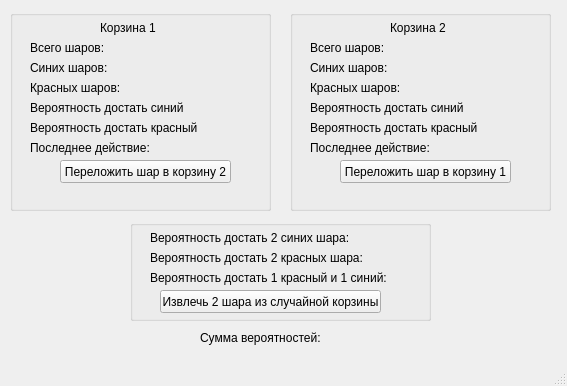
<?xml version="1.0" encoding="UTF-8"?>
<ui version="4.0">
 <class>MainWindow</class>
 <widget class="QMainWindow" name="MainWindow">
  <property name="geometry">
   <rect>
    <x>0</x>
    <y>0</y>
    <width>567</width>
    <height>386</height>
   </rect>
  </property>
  <property name="windowTitle">
   <string>MainWindow</string>
  </property>
  <widget class="QWidget" name="centralwidget">
   <widget class="QLabel" name="backet1_ballsLabel">
    <property name="geometry">
     <rect>
      <x>30</x>
      <y>40</y>
      <width>101</width>
      <height>16</height>
     </rect>
    </property>
    <property name="text">
     <string>Всего шаров: </string>
    </property>
   </widget>
   <widget class="QLabel" name="backet1_BlueBallsLabel">
    <property name="geometry">
     <rect>
      <x>30</x>
      <y>60</y>
      <width>101</width>
      <height>16</height>
     </rect>
    </property>
    <property name="text">
     <string>Синих шаров:</string>
    </property>
   </widget>
   <widget class="QLabel" name="backet1_RedBallsLabel">
    <property name="geometry">
     <rect>
      <x>30</x>
      <y>80</y>
      <width>111</width>
      <height>16</height>
     </rect>
    </property>
    <property name="text">
     <string>Красных шаров:</string>
    </property>
   </widget>
   <widget class="QLabel" name="backet1_probBlueLabel">
    <property name="geometry">
     <rect>
      <x>30</x>
      <y>100</y>
      <width>231</width>
      <height>16</height>
     </rect>
    </property>
    <property name="text">
     <string>Вероятность достать синий</string>
    </property>
   </widget>
   <widget class="QLabel" name="backet1_probRedLabel">
    <property name="geometry">
     <rect>
      <x>30</x>
      <y>120</y>
      <width>251</width>
      <height>16</height>
     </rect>
    </property>
    <property name="text">
     <string>Вероятность достать красный</string>
    </property>
   </widget>
   <widget class="QLabel" name="backet1_lastOp">
    <property name="geometry">
     <rect>
      <x>30</x>
      <y>140</y>
      <width>251</width>
      <height>16</height>
     </rect>
    </property>
    <property name="text">
     <string>Последнее действие:</string>
    </property>
   </widget>
   <widget class="QLabel" name="backets_prob2BlueLabel">
    <property name="geometry">
     <rect>
      <x>150</x>
      <y>230</y>
      <width>321</width>
      <height>16</height>
     </rect>
    </property>
    <property name="text">
     <string>Вероятность достать 2 синих шара:</string>
    </property>
   </widget>
   <widget class="QLabel" name="backets_prob2RedLabel">
    <property name="geometry">
     <rect>
      <x>150</x>
      <y>250</y>
      <width>341</width>
      <height>16</height>
     </rect>
    </property>
    <property name="text">
     <string>Вероятность достать 2 красных шара:</string>
    </property>
   </widget>
   <widget class="QLabel" name="backets_prob1Blue1RedLabel">
    <property name="geometry">
     <rect>
      <x>150</x>
      <y>270</y>
      <width>351</width>
      <height>16</height>
     </rect>
    </property>
    <property name="text">
     <string>Вероятность достать 1 красный и 1 синий:</string>
    </property>
   </widget>
   <widget class="QPushButton" name="backets_get2BallsButton">
    <property name="geometry">
     <rect>
      <x>160</x>
      <y>290</y>
      <width>221</width>
      <height>23</height>
     </rect>
    </property>
    <property name="text">
     <string>Извлечь 2 шара из случайной корзины</string>
    </property>
   </widget>
   <widget class="QGroupBox" name="groupBox">
    <property name="geometry">
     <rect>
      <x>10</x>
      <y>10</y>
      <width>261</width>
      <height>201</height>
     </rect>
    </property>
    <property name="title">
     <string/>
    </property>
    <widget class="QPushButton" name="backet1_transfButton">
     <property name="geometry">
      <rect>
       <x>50</x>
       <y>150</y>
       <width>171</width>
       <height>23</height>
      </rect>
     </property>
     <property name="text">
      <string>Переложить шар в корзину 2</string>
     </property>
    </widget>
    <widget class="QLabel" name="backet1_name">
     <property name="geometry">
      <rect>
       <x>90</x>
       <y>10</y>
       <width>91</width>
       <height>16</height>
      </rect>
     </property>
     <property name="text">
      <string>Корзина 1</string>
     </property>
    </widget>
   </widget>
   <widget class="QGroupBox" name="groupBox_2">
    <property name="geometry">
     <rect>
      <x>290</x>
      <y>10</y>
      <width>261</width>
      <height>201</height>
     </rect>
    </property>
    <property name="title">
     <string/>
    </property>
    <widget class="QPushButton" name="backet2_transfButton">
     <property name="geometry">
      <rect>
       <x>50</x>
       <y>150</y>
       <width>171</width>
       <height>23</height>
      </rect>
     </property>
     <property name="text">
      <string>Переложить шар в корзину 1</string>
     </property>
    </widget>
    <widget class="QLabel" name="backet2_ballsLabel">
     <property name="geometry">
      <rect>
       <x>20</x>
       <y>30</y>
       <width>101</width>
       <height>16</height>
      </rect>
     </property>
     <property name="text">
      <string>Всего шаров: </string>
     </property>
    </widget>
    <widget class="QLabel" name="backet2_lastOp">
     <property name="geometry">
      <rect>
       <x>20</x>
       <y>130</y>
       <width>251</width>
       <height>16</height>
      </rect>
     </property>
     <property name="text">
      <string>Последнее действие:</string>
     </property>
    </widget>
    <widget class="QLabel" name="backet2_probBlueLabel">
     <property name="geometry">
      <rect>
       <x>20</x>
       <y>90</y>
       <width>241</width>
       <height>16</height>
      </rect>
     </property>
     <property name="text">
      <string>Вероятность достать синий</string>
     </property>
    </widget>
    <widget class="QLabel" name="backet2_RedBallsLabel">
     <property name="geometry">
      <rect>
       <x>20</x>
       <y>70</y>
       <width>111</width>
       <height>16</height>
      </rect>
     </property>
     <property name="text">
      <string>Красных шаров:</string>
     </property>
    </widget>
    <widget class="QLabel" name="backet2_probRedLabel">
     <property name="geometry">
      <rect>
       <x>20</x>
       <y>110</y>
       <width>241</width>
       <height>16</height>
      </rect>
     </property>
     <property name="text">
      <string>Вероятность достать красный</string>
     </property>
    </widget>
    <widget class="QLabel" name="backet2_BlueBallsLabel">
     <property name="geometry">
      <rect>
       <x>20</x>
       <y>50</y>
       <width>101</width>
       <height>16</height>
      </rect>
     </property>
     <property name="text">
      <string>Синих шаров:</string>
     </property>
    </widget>
    <widget class="QLabel" name="backet2_name">
     <property name="geometry">
      <rect>
       <x>100</x>
       <y>10</y>
       <width>71</width>
       <height>16</height>
      </rect>
     </property>
     <property name="text">
      <string>Корзина 2</string>
     </property>
    </widget>
   </widget>
   <widget class="QGroupBox" name="groupBox_3">
    <property name="geometry">
     <rect>
      <x>130</x>
      <y>220</y>
      <width>301</width>
      <height>101</height>
     </rect>
    </property>
    <property name="title">
     <string/>
    </property>
   </widget>
   <widget class="QLabel" name="probabilitySum_Label">
    <property name="geometry">
     <rect>
      <x>200</x>
      <y>330</y>
      <width>351</width>
      <height>16</height>
     </rect>
    </property>
    <property name="text">
     <string>Сумма вероятностей: </string>
    </property>
   </widget>
   <zorder>groupBox_3</zorder>
   <zorder>groupBox_2</zorder>
   <zorder>groupBox</zorder>
   <zorder>backet1_ballsLabel</zorder>
   <zorder>backet1_BlueBallsLabel</zorder>
   <zorder>backet1_RedBallsLabel</zorder>
   <zorder>backet1_probBlueLabel</zorder>
   <zorder>backet1_probRedLabel</zorder>
   <zorder>backet1_lastOp</zorder>
   <zorder>backets_prob2BlueLabel</zorder>
   <zorder>backets_prob2RedLabel</zorder>
   <zorder>backets_prob1Blue1RedLabel</zorder>
   <zorder>backets_get2BallsButton</zorder>
   <zorder>probabilitySum_Label</zorder>
  </widget>
  <widget class="QMenuBar" name="menubar">
   <property name="geometry">
    <rect>
     <x>0</x>
     <y>0</y>
     <width>567</width>
     <height>21</height>
    </rect>
   </property>
  </widget>
  <widget class="QStatusBar" name="statusbar"/>
 </widget>
 <resources/>
 <connections/>
</ui>
